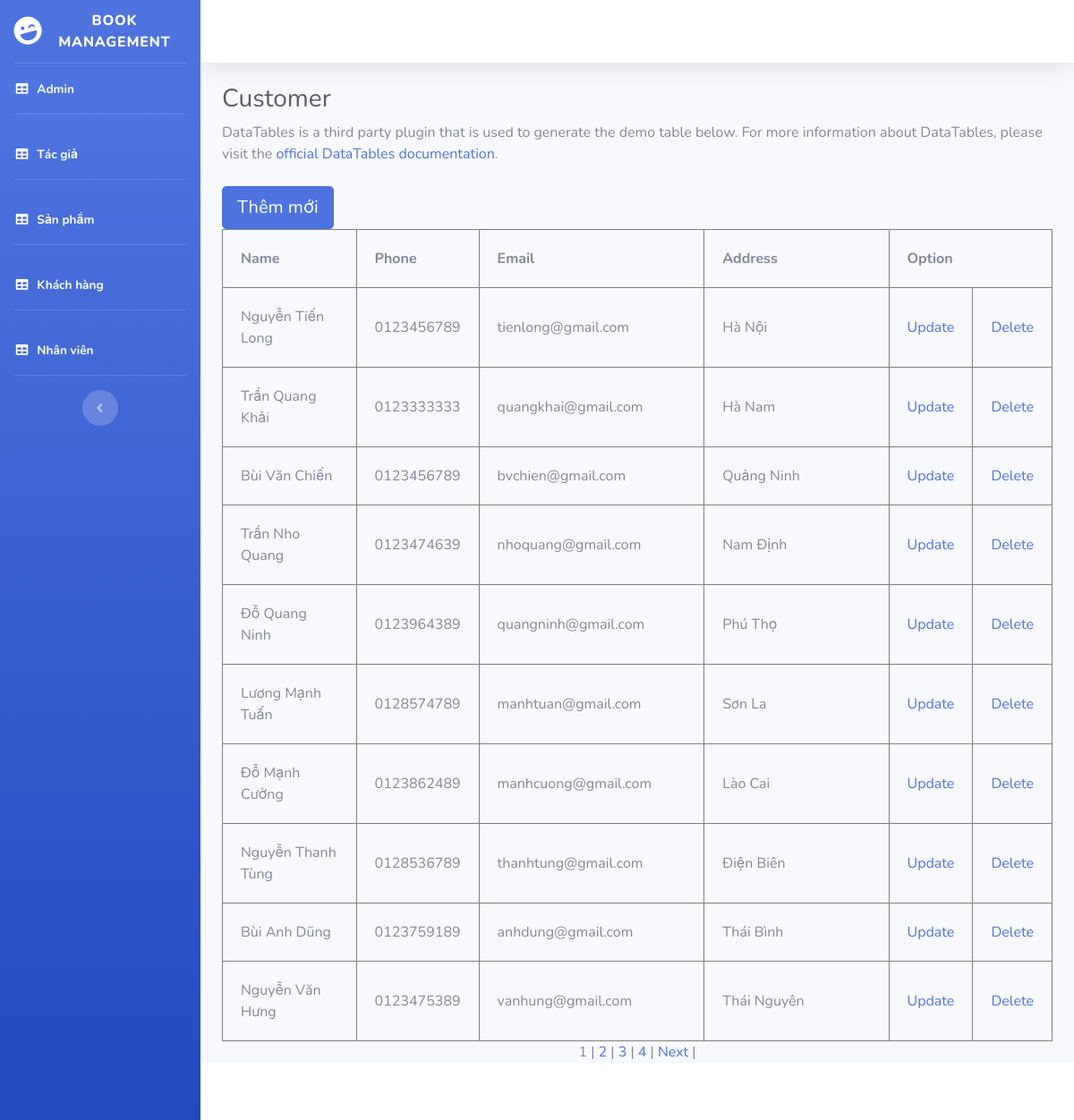
The page /khach-hang.php on the database its author committed.
### tables this page shows
CREATE TABLE `customer` (
  `ID_CUSTOMER` int(10) NOT NULL,
  `NAME_CUSTOMER` varchar(30) NOT NULL,
  `PHONE_CUSTOMER` varchar(11) NOT NULL,
  `EMAIL_CUSTOMER` varchar(30) NOT NULL,
  `ADDRESS_CUSTOMER` varchar(50) NOT NULL
);

### khach-hang.php (the view, shortened to what this page needs)
<!DOCTYPE html>
<html lang="en">
<head>
  <link href="vendor/fontawesome-free/css/all.min.css" rel="stylesheet" type="text/css">
  <link href="css/sb-admin-2.css" rel="stylesheet">
</head>
<body id="page-top">
  <div id="wrapper">
    <ul class="navbar-nav bg-gradient-primary sidebar sidebar-dark accordion" id="accordionSidebar">
      <a class="sidebar-brand d-flex align-items-center justify-content-center" href="index.php">
        <div class="sidebar-brand-icon rotate-n-15">
          <i class="fas fa-laugh-wink"></i>
        </div>
        <div class="sidebar-brand-text mx-3">Book Management</div>
      </a>
      <hr class="sidebar-divider my-0">
      <li class="nav-item active">
        <a class="nav-link" href="index.php">
          <i class="fas fa-fw fa-table"></i>
          <span>Admin</span></a>
      </li>
      <hr class="sidebar-divider d-none d-md-block">
      <li class="nav-item active">
        <a class="nav-link" href="tac-gia.php">
          <i class="fas fa-fw fa-table"></i>
          <span>Tác giả</span></a>
      </li>
      <hr class="sidebar-divider d-none d-md-block">
      <li class="nav-item active">
        <a class="nav-link" href="san-pham.php">
          <i class="fas fa-fw fa-table"></i>
          <span>Sản phẩm</span></a>
      </li>
      <hr class="sidebar-divider d-none d-md-block">
      <li class="nav-item active">
        <a class="nav-link" href="khach-hang.php">
          <i class="fas fa-fw fa-table"></i>
          <span>Khách hàng</span></a>
      </li>
      <hr class="sidebar-divider d-none d-md-block">
      <li class="nav-item active">
        <a class="nav-link" href="nhan-vien.php">
          <i class="fas fa-fw fa-table"></i>
          <span>Nhân viên</span></a>
      </li>
      <hr class="sidebar-divider d-none d-md-block">
      <div class="text-center d-none d-md-inline">
        <button class="rounded-circle border-0" id="sidebarToggle"></button>
      </div>
    </ul>
    <div id="content-wrapper" class="d-flex flex-column">
      <div id="content">
        <nav class="navbar navbar-expand navbar-light bg-white topbar mb-4 static-top shadow">
        </nav>
        <div class="container-fluid">
          <h1 class="h3 mb-2 text-gray-800">Customer</h1>
          <p class="mb-4">DataTables is a third party plugin that is used to generate the demo table below. For more
            information about DataTables, please visit the <a target="_blank" href="https://datatables.net">official
              DataTables documentation</a>.</p>
          <button type="button" class="btn btn-primary btn-lg" data-toggle="modal" data-target="#modelId">
            Thêm mới
          </button>
            <?php
            $conn = mysqli_connect('localhost', 'root', '', 'bookmanagement');
            $result = mysqli_query($conn, 'select count(ID_CUSTOMER) as total from customer');
            $row = mysqli_fetch_assoc($result);
            $total_records = $row['total'];
            $current_page = isset($_GET['page']) ? $_GET['page'] : 1;
            $limit = 10;
            $total_page = ceil($total_records / $limit);
            $start = ($current_page - 1) * $limit;
            $result = mysqli_query($conn, "SELECT * FROM customer LIMIT $start, $limit");
            ?>
            <div>
                <table width="100%" border="1px" cellspacing="0px" cellpadding="20px">
                    <tr>
                        <th width="20%">Name</th>
                        <th width="10%">Phone</th>
                        <th width="30%">Email</th>
                        <th width="30%">Address</th>
                        <th colspan="2" width="10%">Option</th>
                    </tr>
                    <?php while ($row = mysqli_fetch_assoc($result)){ ?>
                        <tr>
                            <td><?php echo $row["NAME_CUSTOMER"] ?></td>
                            <td><?php echo $row["PHONE_CUSTOMER"] ?></td>
                            <td><?php echo $row["EMAIL_CUSTOMER"] ?></td>
                            <td><?php echo $row["ADDRESS_CUSTOMER"] ?></td>
                            <td><a href="update_customer.php?ID_CUSTOMER=<?php echo $row['ID_CUSTOMER'] ?>">Update</a></td>
                            <td><a href="delete_customer.php?ID_CUSTOMER=<?php echo $row['ID_CUSTOMER']?>" onclick="if(confirm('Do you Sure ?')) return true; else return false">Delete</a></td>
                        </tr>
                    <?php } ?>
                </table>
            </div>
            <div  style="text-align: center; margin: auto">
                <?php
                for ($i = 1; $i <= $total_page; $i++){
                    if ($i == $current_page){
                        echo '<span>'.$i.'</span> | ';
                    }
                    else{
                        echo '<a href="khach-hang.php?page='.$i.'">'.$i.'</a> | ';
                    }
                }
                if ($current_page < $total_page && $total_page > 1){
                    echo '<a href="khach-hang.php?page='.($current_page+1).'">Next</a> | ';
                }
                ?>
            </div>
        </div>
      </div>
      <footer class="sticky-footer bg-white">
      </footer>
    </div>
  </div>
</body>
</html>

### rows shown on the page
customer: NAME_CUSTOMER "Nguyễn Tiến Long", PHONE_CUSTOMER "0123456789", EMAIL_CUSTOMER "tienlong@gmail.com", ADDRESS_CUSTOMER "Hà Nội"
customer: NAME_CUSTOMER "Trần Quang Khải", PHONE_CUSTOMER "0123333333", EMAIL_CUSTOMER "quangkhai@gmail.com", ADDRESS_CUSTOMER "Hà Nam"
customer: NAME_CUSTOMER "Bùi Văn Chiến", PHONE_CUSTOMER "0123456789", EMAIL_CUSTOMER "bvchien@gmail.com", ADDRESS_CUSTOMER "Quảng Ninh"
customer: NAME_CUSTOMER "Trần Nho Quang", PHONE_CUSTOMER "0123474639", EMAIL_CUSTOMER "nhoquang@gmail.com", ADDRESS_CUSTOMER "Nam Định"
customer: NAME_CUSTOMER "Đỗ Quang Ninh", PHONE_CUSTOMER "0123964389", EMAIL_CUSTOMER "quangninh@gmail.com", ADDRESS_CUSTOMER "Phú Thọ"
customer: NAME_CUSTOMER "Lương Mạnh Tuấn", PHONE_CUSTOMER "0128574789", EMAIL_CUSTOMER "manhtuan@gmail.com", ADDRESS_CUSTOMER "Sơn La"
customer: NAME_CUSTOMER "Đỗ Mạnh Cường", PHONE_CUSTOMER "0123862489", EMAIL_CUSTOMER "manhcuong@gmail.com", ADDRESS_CUSTOMER "Lào Cai"
customer: NAME_CUSTOMER "Nguyễn Thanh Tùng", PHONE_CUSTOMER "0128536789", EMAIL_CUSTOMER "thanhtung@gmail.com", ADDRESS_CUSTOMER "Điện Biên"
customer: NAME_CUSTOMER "Bùi Anh Dũng", PHONE_CUSTOMER "0123759189", EMAIL_CUSTOMER "anhdung@gmail.com", ADDRESS_CUSTOMER "Thái Bình"
customer: NAME_CUSTOMER "Nguyễn Văn Hưng", PHONE_CUSTOMER "0123475389", EMAIL_CUSTOMER "vanhung@gmail.com", ADDRESS_CUSTOMER "Thái Nguyên"
